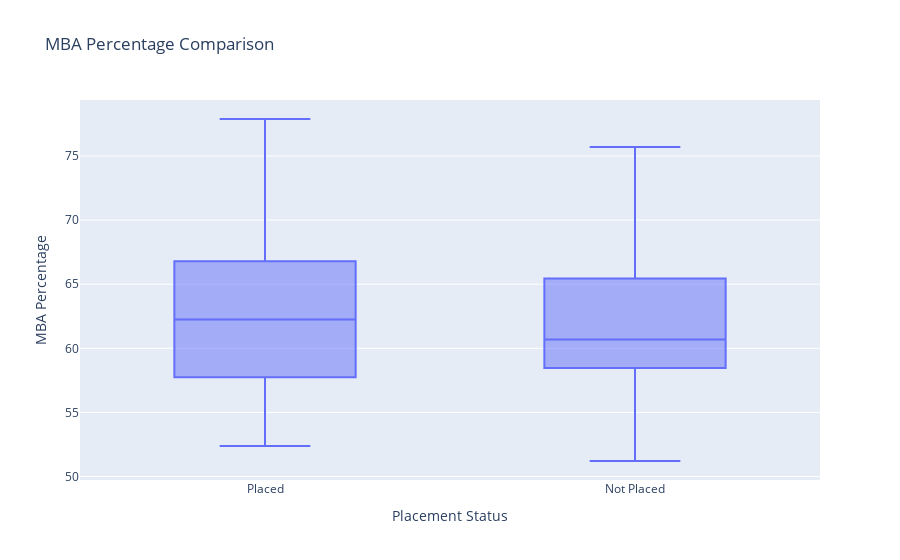

The notebook cell this image was saved under:
### Code cell
# boxplot factored by status
px.box(x = data['status'], 
       y = data['mba_percent'],
       labels = {
            'x': 'Placement Status',
            'y': 'MBA Percentage'
       },
       title = 'MBA Percentage Comparison').show()

# fit logistic regression model on single predictor
logFit = LogisticRegression().fit(np.array(data['mba_percent']).reshape(-1, 1), 
                                  data['status'])

# perform likelihood ratio test for independence
lrtPval = likelihood_ratio_test(np.array(data['mba_percent']).reshape(-1, 1), 
                                (data['status'] == 'Placed').astype(int), 
                                logFit)
print(f"LRT p-value: {lrtPval}")

### Figure 1 — Plotly figure (JSON) as saved in the notebook; plotly's stock layout.template omitted (floating-point values rounded to 4 significant figures; data arrays with more than 128 entries replaced by an {"elided": "..."} marker saying what was removed)
{"data": [{"alignmentgroup": "True", "hovertemplate": "Placement Status=%{x}<br>MBA Percentage=%{y}<extra></extra>", "legendgroup": "", "marker": {"color": "#636efa"}, "name": "", "notched": false, "offsetgroup": "", "orientation": "v", "showlegend": false, "type": "box", "x": {"elided": "215 str values"}, "x0": " ", "xaxis": "x", "y": {"elided": "215 float values"}, "y0": " ", "yaxis": "y"}], "layout": {"boxmode": "group", "legend": {"tracegroupgap": 0}, "title": {"text": "MBA Percentage Comparison"}, "xaxis": {"anchor": "y", "domain": [0, 1], "title": {"text": "Placement Status"}}, "yaxis": {"anchor": "x", "domain": [0, 1], "title": {"text": "MBA Percentage"}}}}
